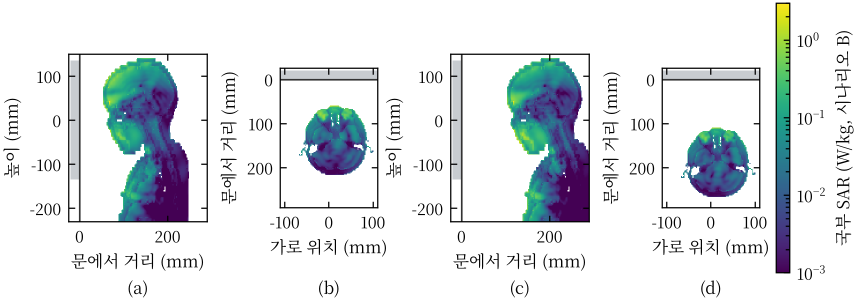
#> input picture contest/liner-scholar-2026/paper/ieee/fig_nf_sar_maps.png, 1713 x 601 px (shown at 1/2 size)
$ python make_nf_simple.py
#> lines starting #> are read from the running program, lines starting #| are printed output that depends on the picture
"""그림 3(라이너판): 문에 얼굴을 댄 아동(5 cm)의 점 SAR과 온도 상승 측면 단면 두 장.

../ieee/fig_nf_sar_maps.png, fig_nf_bioheat.png (mw 생성)의 (a) 패널과 색 막대를 잘라 붙인다.
"""
import os

import matplotlib
matplotlib.use("Agg")
import matplotlib.pyplot as plt
from PIL import Image

plt.rcParams.update({"font.family": "Noto Serif CJK KR", "font.size": 8.5})
HERE = os.path.dirname(os.path.abspath(__file__))
IEEE = os.path.join(HERE, "..", "ieee")
sar = Image.open(os.path.join(IEEE, "fig_nf_sar_maps.png")).convert("RGB")
heat = Image.open(os.path.join(IEEE, "fig_nf_bioheat.png")).convert("RGB")
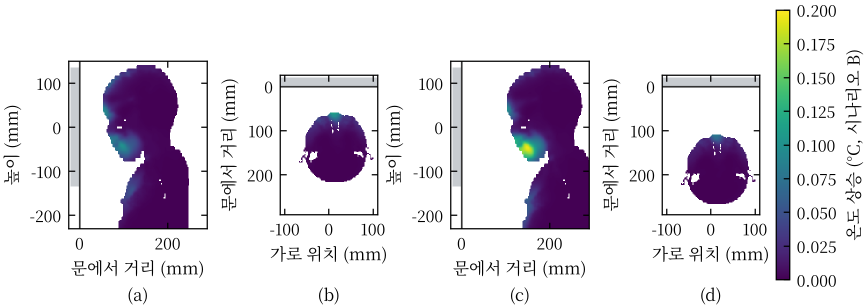
#> input picture contest/liner-scholar-2026/paper/ieee/fig_nf_bioheat.png, 1732 x 615 px (shown at 1/2 size)
crops = [sar.crop((0, 0, 412, 555)), sar.crop((1552, 0, 1713, 601)),
         heat.crop((0, 0, 412, 565)), heat.crop((1552, 0, 1732, 615))]
fig = plt.figure(figsize=(6.0, 2.9))
axs = fig.subplots(1, 4, gridspec_kw={"width_ratios": [c.width / c.height for c in crops], "wspace": 0.02})
for ax, im in zip(axs, crops):
    ax.imshow(im)
    ax.set_axis_off()
#> this loop made 4 passes
axs[0].text(0.55, -0.04, "(a) 점 SAR", transform=axs[0].transAxes, ha="center", va="top", fontsize=9)
axs[2].text(0.55, -0.04, "(b) 온도 상승", transform=axs[2].transAxes, ha="center", va="top", fontsize=9)
fig.subplots_adjust(left=0.01, right=0.99, top=0.98, bottom=0.1)
fig.savefig(os.path.join(HERE, "fig_nf_simple.png"), dpi=300)
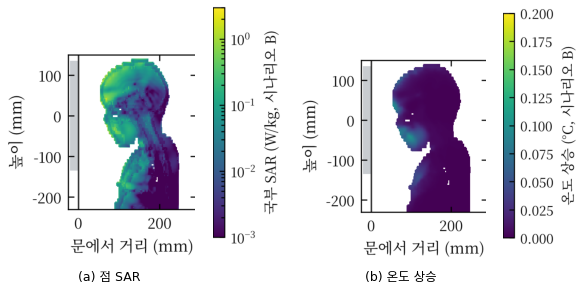
#> figure drawn by matplotlib, 4 panels
print("saved")
